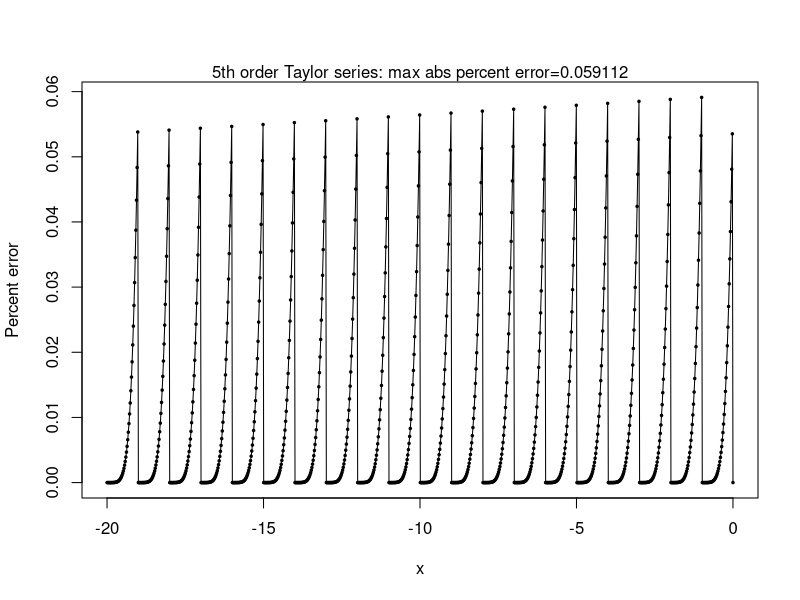
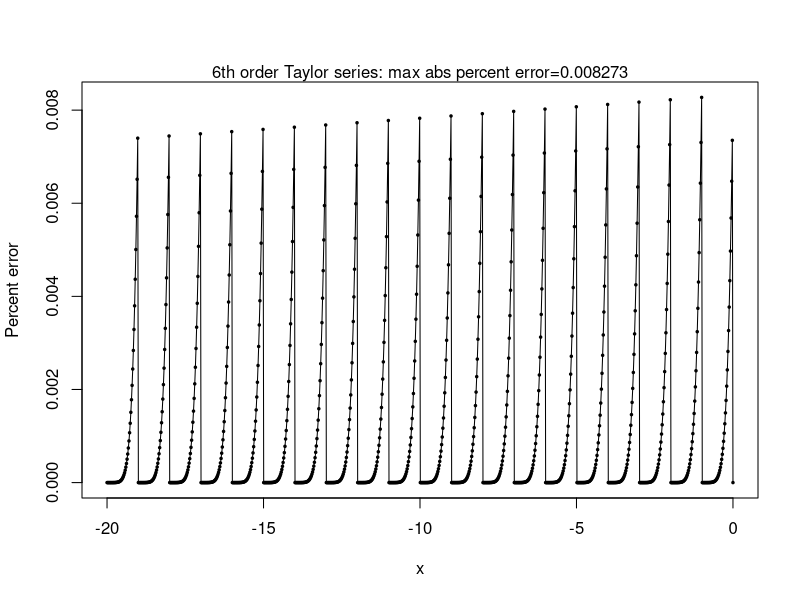
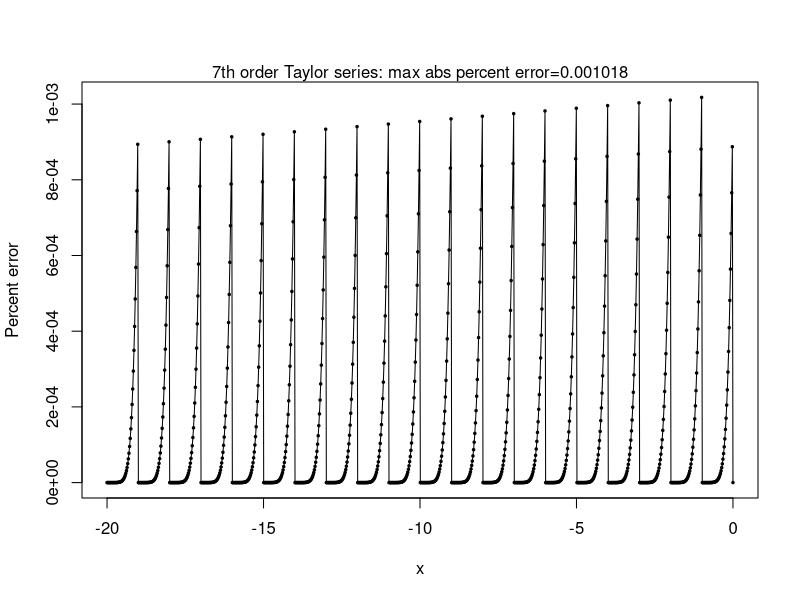

Write the R code that produced these figures, in order.
## ---- chunk 1
# For the Barnes algorithm, we have exp(-distance^2), which is always exp(x)
# where x <= 0.
#
# Idea: write e.g.  exp(-5.1) as exp(-6) * exp(0.9),
# and use lookup table for the first part, for maybe -50 to 0 or
# whatever, and then make a lookup table or Taylor series (as below)
# for the fraction part.

# Integer part
xi <- seq(0, 50, 1)
ei <- exp(-xi)

# Taylor series
taylor <- function(x)
{
    1 + x * (1 + x * (1/2 + x * (1/6 + x * (1/24 + x/120))))
}

# Combine
EXP <- function(x)
{
    i <- as.integer(floor(x))
    f <- x - i
    I <- ei[1-i]
    F <- taylor(f)
    I * F
}

# Test
x <- seq(-20, 0, length.out=1000)
E <- unlist(lapply(x, EXP))
plot(x, 100*(1-E/exp(x)), type="o", pch=20, cex=0.5, ylab="Percent error")
mpe <- max(abs(100*(1-E/exp(x))))
mtext(sprintf("5th order Taylor series: max abs percent error=%.6f", mpe))
## ---- chunk 2
# For the Barnes algorithm, we have exp(-distance^2), which is always exp(x)
# where x <= 0.
#
# Idea: write e.g.  exp(-5.1) as exp(-6) * exp(0.9),
# and use lookup table for the first part, for maybe -50 to 0 or
# whatever, and then make a lookup table or Taylor series (as below)
# for the fraction part.

# Integer part
xi <- seq(0, 50, 1)
ei <- exp(-xi)

# Taylor series
taylor <- function(x)
{
    1 + x * (1 + x * (1/2 + x * (1/6 + x * (1/24 + x*(1/120 + x/720)))))
}

# Combine
EXP <- function(x)
{
    i <- as.integer(floor(x))
    f <- x - i
    I <- ei[1-i]
    F <- taylor(f)
    #message("i=", i, " I=",I, " f=", f, " F=", F)
    I * F
}

# Test
x <- seq(-20, 0, length.out=1000)
E <- unlist(lapply(x, EXP))
plot(x, 100*(1-E/exp(x)), type="o", pch=20, cex=0.5, ylab="Percent error")
mpe <- max(abs(100*(1-E/exp(x))))
mtext(sprintf("6th order Taylor series: max abs percent error=%.6f", mpe))
## ---- chunk 3
# For the Barnes algorithm, we have exp(-distance^2), which is always exp(x)
# where x <= 0.
#
# Idea: write e.g.  exp(-5.1) as exp(-6) * exp(0.9),
# and use lookup table for the first part, for maybe -50 to 0 or
# whatever, and then make a lookup table or Taylor series (as below)
# for the fraction part.

# Integer part
xi <- seq(0, 50, 1)
ei <- exp(-xi)

# Taylor series
taylor <- function(x)
{
    1 + x * (1 + x * (1/2 + x * (1/6 + x * (1/24 + x*(1/120 + x*(1/720+x/5040))))))
}

# Combine
EXP <- function(x)
{
    i <- as.integer(floor(x))
    f <- x - i
    I <- ei[1-i]
    F <- taylor(f)
    #message("i=", i, " I=",I, " f=", f, " F=", F)
    I * F
}

# Test
x <- seq(-20, 0, length.out=1000)
E <- unlist(lapply(x, EXP))
plot(x, 100*(1-E/exp(x)), type="o", pch=20, cex=0.5, ylab="Percent error")
mpe <- max(abs(100*(1-E/exp(x))))
mtext(sprintf("7th order Taylor series: max abs percent error=%.6f", mpe))
